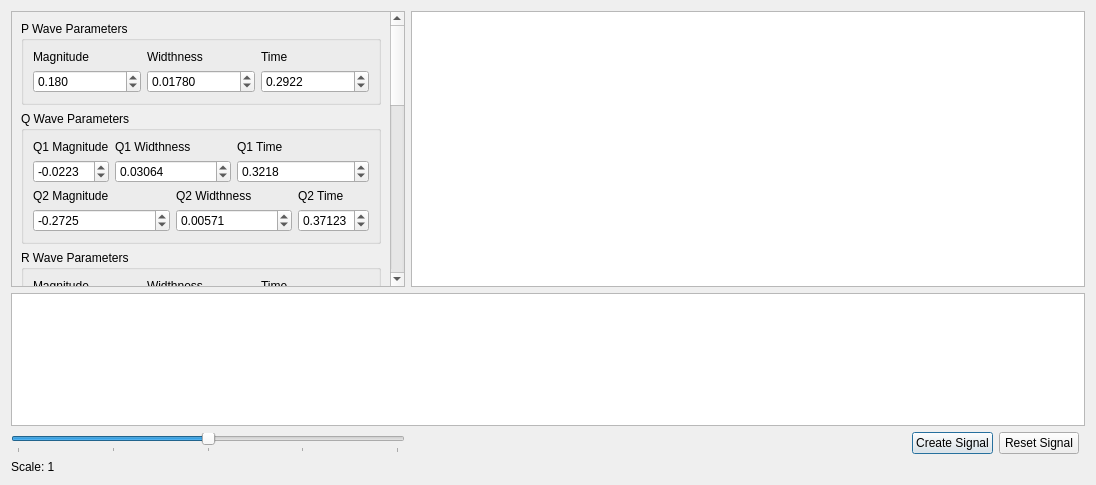
<?xml version="1.0" encoding="UTF-8"?>
<ui version="4.0">
 <class>ECGDialog</class>
 <widget class="QDialog" name="ECGDialog">
  <property name="windowModality">
   <enum>Qt::NonModal</enum>
  </property>
  <property name="geometry">
   <rect>
    <x>0</x>
    <y>0</y>
    <width>1096</width>
    <height>485</height>
   </rect>
  </property>
  <property name="minimumSize">
   <size>
    <width>0</width>
    <height>0</height>
   </size>
  </property>
  <property name="windowTitle">
   <string>ECG Simulation</string>
  </property>
  <property name="modal">
   <bool>true</bool>
  </property>
  <layout class="QGridLayout" name="gridLayout_7" columnstretch="0,0,0,0,1,0,0,0">
   <item row="0" column="0">
    <widget class="QScrollArea" name="scrollArea">
     <property name="minimumSize">
      <size>
       <width>394</width>
       <height>0</height>
      </size>
     </property>
     <property name="widgetResizable">
      <bool>true</bool>
     </property>
     <widget class="QWidget" name="scrollAreaWidgetContents">
      <property name="geometry">
       <rect>
        <x>0</x>
        <y>-234</y>
        <width>387</width>
        <height>900</height>
       </rect>
      </property>
      <layout class="QVBoxLayout" name="verticalLayout_2">
       <item>
        <widget class="QGroupBox" name="groupBox">
         <property name="title">
          <string>P Wave Parameters</string>
         </property>
         <layout class="QGridLayout" name="gridLayout">
          <item row="0" column="0">
           <widget class="QLabel" name="p_mag_label">
            <property name="text">
             <string>Magnitude</string>
            </property>
           </widget>
          </item>
          <item row="0" column="1">
           <widget class="QLabel" name="p_wid_label">
            <property name="text">
             <string>Widthness</string>
            </property>
           </widget>
          </item>
          <item row="0" column="2">
           <widget class="QLabel" name="p_time_labe">
            <property name="text">
             <string>Time</string>
            </property>
           </widget>
          </item>
          <item row="1" column="0">
           <widget class="QDoubleSpinBox" name="p_mag_double_spinbox">
            <property name="decimals">
             <number>3</number>
            </property>
            <property name="minimum">
             <double>-1.000000000000000</double>
            </property>
            <property name="maximum">
             <double>1.000000000000000</double>
            </property>
            <property name="singleStep">
             <double>0.001000000000000</double>
            </property>
            <property name="value">
             <double>0.180000000000000</double>
            </property>
           </widget>
          </item>
          <item row="1" column="1">
           <widget class="QDoubleSpinBox" name="p_wid_double_spinbox">
            <property name="decimals">
             <number>5</number>
            </property>
            <property name="minimum">
             <double>0.010000000000000</double>
            </property>
            <property name="maximum">
             <double>0.400000000000000</double>
            </property>
            <property name="singleStep">
             <double>0.000100000000000</double>
            </property>
            <property name="value">
             <double>0.017800000000000</double>
            </property>
           </widget>
          </item>
          <item row="1" column="2">
           <widget class="QDoubleSpinBox" name="p_time_double_spinbox">
            <property name="decimals">
             <number>4</number>
            </property>
            <property name="minimum">
             <double>0.100000000000000</double>
            </property>
            <property name="maximum">
             <double>1.000000000000000</double>
            </property>
            <property name="singleStep">
             <double>0.000100000000000</double>
            </property>
            <property name="value">
             <double>0.292200000000000</double>
            </property>
           </widget>
          </item>
         </layout>
        </widget>
       </item>
       <item>
        <widget class="QGroupBox" name="groupBox_2">
         <property name="title">
          <string>Q Wave Parameters</string>
         </property>
         <layout class="QGridLayout" name="gridLayout_2">
          <item row="0" column="0">
           <widget class="QLabel" name="q1_mag_label">
            <property name="text">
             <string>Q1 Magnitude</string>
            </property>
           </widget>
          </item>
          <item row="0" column="1" colspan="2">
           <widget class="QLabel" name="q1_wid_label">
            <property name="text">
             <string>Q1 Widthness</string>
            </property>
           </widget>
          </item>
          <item row="0" column="3" colspan="2">
           <widget class="QLabel" name="q1_time_labe">
            <property name="text">
             <string>Q1 Time</string>
            </property>
           </widget>
          </item>
          <item row="1" column="0">
           <widget class="QDoubleSpinBox" name="q1_mag_double_spinbox">
            <property name="decimals">
             <number>4</number>
            </property>
            <property name="minimum">
             <double>-1.000000000000000</double>
            </property>
            <property name="maximum">
             <double>1.000000000000000</double>
            </property>
            <property name="singleStep">
             <double>0.001000000000000</double>
            </property>
            <property name="value">
             <double>-0.022300000000000</double>
            </property>
           </widget>
          </item>
          <item row="1" column="1" colspan="2">
           <widget class="QDoubleSpinBox" name="q1_wid_double_spinbox">
            <property name="decimals">
             <number>5</number>
            </property>
            <property name="minimum">
             <double>0.025000000000000</double>
            </property>
            <property name="maximum">
             <double>0.400000000000000</double>
            </property>
            <property name="singleStep">
             <double>0.001000000000000</double>
            </property>
            <property name="value">
             <double>0.030640000000000</double>
            </property>
           </widget>
          </item>
          <item row="1" column="3" colspan="2">
           <widget class="QDoubleSpinBox" name="q1_time_double_spinbox">
            <property name="decimals">
             <number>4</number>
            </property>
            <property name="minimum">
             <double>0.025000000000000</double>
            </property>
            <property name="maximum">
             <double>1.000000000000000</double>
            </property>
            <property name="singleStep">
             <double>0.001000000000000</double>
            </property>
            <property name="value">
             <double>0.321800000000000</double>
            </property>
           </widget>
          </item>
          <item row="2" column="0" colspan="2">
           <widget class="QLabel" name="q2_mag_label">
            <property name="text">
             <string>Q2 Magnitude</string>
            </property>
           </widget>
          </item>
          <item row="2" column="2" colspan="2">
           <widget class="QLabel" name="q2_wid_label">
            <property name="text">
             <string>Q2 Widthness</string>
            </property>
           </widget>
          </item>
          <item row="2" column="4">
           <widget class="QLabel" name="q2_time_label">
            <property name="text">
             <string>Q2 Time</string>
            </property>
           </widget>
          </item>
          <item row="3" column="0" colspan="2">
           <widget class="QDoubleSpinBox" name="q2_mag_double_spinbox">
            <property name="decimals">
             <number>4</number>
            </property>
            <property name="minimum">
             <double>-1.000000000000000</double>
            </property>
            <property name="maximum">
             <double>1.000000000000000</double>
            </property>
            <property name="singleStep">
             <double>0.001000000000000</double>
            </property>
            <property name="value">
             <double>-0.272500000000000</double>
            </property>
           </widget>
          </item>
          <item row="3" column="2" colspan="2">
           <widget class="QDoubleSpinBox" name="q2_wid_double_spinbox">
            <property name="decimals">
             <number>5</number>
            </property>
            <property name="minimum">
             <double>0.003000000000000</double>
            </property>
            <property name="maximum">
             <double>0.009000000000000</double>
            </property>
            <property name="singleStep">
             <double>0.000100000000000</double>
            </property>
            <property name="value">
             <double>0.005710000000000</double>
            </property>
           </widget>
          </item>
          <item row="3" column="4">
           <widget class="QDoubleSpinBox" name="q2_time_double_spinbox">
            <property name="decimals">
             <number>5</number>
            </property>
            <property name="minimum">
             <double>0.300000000000000</double>
            </property>
            <property name="maximum">
             <double>0.400000000000000</double>
            </property>
            <property name="singleStep">
             <double>0.001000000000000</double>
            </property>
            <property name="value">
             <double>0.371230000000000</double>
            </property>
           </widget>
          </item>
         </layout>
        </widget>
       </item>
       <item>
        <widget class="QGroupBox" name="groupBox_3">
         <property name="title">
          <string>R Wave Parameters</string>
         </property>
         <layout class="QGridLayout" name="gridLayout_3">
          <item row="0" column="0">
           <widget class="QLabel" name="r_mag_label">
            <property name="text">
             <string>Magnitude</string>
            </property>
           </widget>
          </item>
          <item row="0" column="1">
           <widget class="QLabel" name="r_wid_label">
            <property name="text">
             <string>Widthness</string>
            </property>
           </widget>
          </item>
          <item row="0" column="2">
           <widget class="QLabel" name="r_time_label">
            <property name="text">
             <string>Time</string>
            </property>
           </widget>
          </item>
          <item row="1" column="0">
           <widget class="QDoubleSpinBox" name="r_mag_double_spinbox">
            <property name="decimals">
             <number>3</number>
            </property>
            <property name="minimum">
             <double>0.025000000000000</double>
            </property>
            <property name="maximum">
             <double>1.000000000000000</double>
            </property>
            <property name="singleStep">
             <double>0.001000000000000</double>
            </property>
            <property name="value">
             <double>0.095000000000000</double>
            </property>
           </widget>
          </item>
          <item row="1" column="1">
           <widget class="QDoubleSpinBox" name="r_wid_double_spinbox">
            <property name="decimals">
             <number>5</number>
            </property>
            <property name="minimum">
             <double>0.010000000000000</double>
            </property>
            <property name="maximum">
             <double>0.500000000000000</double>
            </property>
            <property name="singleStep">
             <double>0.000100000000000</double>
            </property>
            <property name="value">
             <double>0.019970000000000</double>
            </property>
           </widget>
          </item>
          <item row="1" column="2">
           <widget class="QDoubleSpinBox" name="r_time_double_spinbox">
            <property name="decimals">
             <number>5</number>
            </property>
            <property name="minimum">
             <double>0.300000000000000</double>
            </property>
            <property name="maximum">
             <double>0.700000000000000</double>
            </property>
            <property name="singleStep">
             <double>0.001000000000000</double>
            </property>
            <property name="value">
             <double>0.444710000000000</double>
            </property>
           </widget>
          </item>
         </layout>
        </widget>
       </item>
       <item>
        <widget class="QGroupBox" name="groupBox_4">
         <property name="title">
          <string>S Wave Parameters</string>
         </property>
         <layout class="QGridLayout" name="gridLayout_4">
          <item row="0" column="0">
           <widget class="QLabel" name="s_mag_label_2">
            <property name="text">
             <string>Magnitude</string>
            </property>
           </widget>
          </item>
          <item row="0" column="1">
           <widget class="QLabel" name="s_wid_label">
            <property name="text">
             <string>Widthness</string>
            </property>
           </widget>
          </item>
          <item row="0" column="2">
           <widget class="QLabel" name="s_time_label">
            <property name="text">
             <string>Time</string>
            </property>
           </widget>
          </item>
          <item row="1" column="0">
           <widget class="QDoubleSpinBox" name="s_mag_double_spinbox">
            <property name="decimals">
             <number>3</number>
            </property>
            <property name="minimum">
             <double>-1.000000000000000</double>
            </property>
            <property name="maximum">
             <double>1.000000000000000</double>
            </property>
            <property name="singleStep">
             <double>0.001000000000000</double>
            </property>
            <property name="value">
             <double>0.179000000000000</double>
            </property>
           </widget>
          </item>
          <item row="1" column="1">
           <widget class="QDoubleSpinBox" name="s_wid_double_spinbox">
            <property name="decimals">
             <number>5</number>
            </property>
            <property name="minimum">
             <double>0.000100000000000</double>
            </property>
            <property name="maximum">
             <double>0.100000000000000</double>
            </property>
            <property name="singleStep">
             <double>0.000100000000000</double>
            </property>
            <property name="value">
             <double>0.009090000000000</double>
            </property>
           </widget>
          </item>
          <item row="1" column="2">
           <widget class="QDoubleSpinBox" name="s_time_double_spinbox">
            <property name="decimals">
             <number>4</number>
            </property>
            <property name="minimum">
             <double>0.200000000000000</double>
            </property>
            <property name="maximum">
             <double>0.600000000000000</double>
            </property>
            <property name="singleStep">
             <double>0.001000000000000</double>
            </property>
            <property name="value">
             <double>0.460000000000000</double>
            </property>
           </widget>
          </item>
         </layout>
        </widget>
       </item>
       <item>
        <widget class="QGroupBox" name="groupBox_5">
         <property name="title">
          <string>T Wave Parameters</string>
         </property>
         <layout class="QGridLayout" name="gridLayout_5">
          <item row="0" column="2">
           <widget class="QLabel" name="t_time_label">
            <property name="text">
             <string>Time</string>
            </property>
           </widget>
          </item>
          <item row="1" column="0">
           <widget class="QDoubleSpinBox" name="t_mag_double_spinbox">
            <property name="decimals">
             <number>4</number>
            </property>
            <property name="minimum">
             <double>-10.000000000000000</double>
            </property>
            <property name="maximum">
             <double>10.000000000000000</double>
            </property>
            <property name="singleStep">
             <double>0.001000000000000</double>
            </property>
            <property name="value">
             <double>0.325500000000000</double>
            </property>
           </widget>
          </item>
          <item row="0" column="1">
           <widget class="QLabel" name="t_wid_label">
            <property name="text">
             <string>Widthness</string>
            </property>
           </widget>
          </item>
          <item row="1" column="1">
           <widget class="QDoubleSpinBox" name="t_wid_double_spinbox">
            <property name="decimals">
             <number>5</number>
            </property>
            <property name="minimum">
             <double>0.001000000000000</double>
            </property>
            <property name="maximum">
             <double>0.100000000000000</double>
            </property>
            <property name="singleStep">
             <double>0.000100000000000</double>
            </property>
            <property name="value">
             <double>0.029780000000000</double>
            </property>
           </widget>
          </item>
          <item row="1" column="2">
           <widget class="QDoubleSpinBox" name="t_time_double_spinbox">
            <property name="decimals">
             <number>4</number>
            </property>
            <property name="minimum">
             <double>0.500000000000000</double>
            </property>
            <property name="maximum">
             <double>1.500000000000000</double>
            </property>
            <property name="singleStep">
             <double>0.001000000000000</double>
            </property>
            <property name="value">
             <double>0.654000000000000</double>
            </property>
           </widget>
          </item>
          <item row="0" column="0">
           <widget class="QLabel" name="t_mag_label">
            <property name="text">
             <string>Magnitude</string>
            </property>
           </widget>
          </item>
         </layout>
        </widget>
       </item>
       <item>
        <widget class="QGroupBox" name="groupBox_6">
         <property name="title">
          <string>Signal Properties</string>
         </property>
         <layout class="QGridLayout" name="gridLayout_6">
          <item row="10" column="0">
           <widget class="QLabel" name="period_label">
            <property name="text">
             <string>Period (s)</string>
            </property>
           </widget>
          </item>
          <item row="2" column="0">
           <widget class="QLabel" name="noise_label">
            <property name="text">
             <string>Noise (Mean Value)</string>
            </property>
           </widget>
          </item>
          <item row="1" column="0">
           <widget class="QLineEdit" name="simulation_line_edit">
            <property name="text">
             <string>ECG Simulation</string>
            </property>
            <property name="placeholderText">
             <string/>
            </property>
           </widget>
          </item>
          <item row="6" column="0">
           <widget class="QLabel" name="duration_label">
            <property name="text">
             <string>Duration (s)</string>
            </property>
           </widget>
          </item>
          <item row="7" column="0">
           <widget class="QDoubleSpinBox" name="duration_spinbox">
            <property name="minimum">
             <double>0.100000000000000</double>
            </property>
            <property name="maximum">
             <double>21600.000000000000000</double>
            </property>
            <property name="value">
             <double>10.000000000000000</double>
            </property>
           </widget>
          </item>
          <item row="3" column="0">
           <widget class="QDoubleSpinBox" name="noise_double_spinbox">
            <property name="decimals">
             <number>3</number>
            </property>
            <property name="maximum">
             <double>100.000000000000000</double>
            </property>
            <property name="singleStep">
             <double>0.001000000000000</double>
            </property>
           </widget>
          </item>
          <item row="4" column="0">
           <widget class="QLabel" name="sampling_frequency_label">
            <property name="text">
             <string>Sampling Frequency</string>
            </property>
           </widget>
          </item>
          <item row="0" column="0">
           <widget class="QLabel" name="signal_name_label">
            <property name="text">
             <string>Signal Name</string>
            </property>
           </widget>
          </item>
          <item row="11" column="0">
           <widget class="QDoubleSpinBox" name="period_spinbox">
            <property name="decimals">
             <number>3</number>
            </property>
            <property name="minimum">
             <double>0.100000000000000</double>
            </property>
            <property name="maximum">
             <double>5.000000000000000</double>
            </property>
            <property name="singleStep">
             <double>0.001000000000000</double>
            </property>
            <property name="value">
             <double>0.900000000000000</double>
            </property>
           </widget>
          </item>
          <item row="5" column="0">
           <widget class="QSpinBox" name="sampling_frequency_spinbox">
            <property name="minimum">
             <number>100</number>
            </property>
            <property name="maximum">
             <number>1000</number>
            </property>
            <property name="value">
             <number>256</number>
            </property>
           </widget>
          </item>
          <item row="8" column="0">
           <widget class="QLabel" name="delay_label">
            <property name="text">
             <string>Delay (s)</string>
            </property>
           </widget>
          </item>
          <item row="9" column="0">
           <widget class="QDoubleSpinBox" name="delay_spin_box">
            <property name="singleStep">
             <double>0.010000000000000</double>
            </property>
           </widget>
          </item>
         </layout>
        </widget>
       </item>
      </layout>
     </widget>
    </widget>
   </item>
   <item row="0" column="1" colspan="7">
    <widget class="PlotWidget" name="plot"/>
   </item>
   <item row="3" column="0">
    <widget class="QSlider" name="scale_slider">
     <property name="minimum">
      <number>0</number>
     </property>
     <property name="maximum">
      <number>200</number>
     </property>
     <property name="singleStep">
      <number>1</number>
     </property>
     <property name="pageStep">
      <number>10</number>
     </property>
     <property name="sliderPosition">
      <number>100</number>
     </property>
     <property name="tracking">
      <bool>true</bool>
     </property>
     <property name="orientation">
      <enum>Qt::Horizontal</enum>
     </property>
     <property name="tickPosition">
      <enum>QSlider::TicksBelow</enum>
     </property>
     <property name="tickInterval">
      <number>50</number>
     </property>
    </widget>
   </item>
   <item row="3" column="6">
    <widget class="QPushButton" name="reset_signal_button">
     <property name="text">
      <string>Reset Signal</string>
     </property>
     <property name="autoDefault">
      <bool>false</bool>
     </property>
    </widget>
   </item>
   <item row="4" column="0">
    <widget class="QLabel" name="scale_value">
     <property name="text">
      <string>Scale: 1</string>
     </property>
    </widget>
   </item>
   <item row="2" column="0" colspan="8">
    <widget class="PlotWidget" name="main_plot"/>
   </item>
   <item row="3" column="5">
    <widget class="QPushButton" name="create_signal_button">
     <property name="text">
      <string>Create Signal</string>
     </property>
    </widget>
   </item>
  </layout>
 </widget>
 <customwidgets>
  <customwidget>
   <class>PlotWidget</class>
   <extends>QGraphicsView</extends>
   <header>pyqtgraph</header>
  </customwidget>
 </customwidgets>
 <resources/>
 <connections/>
</ui>
